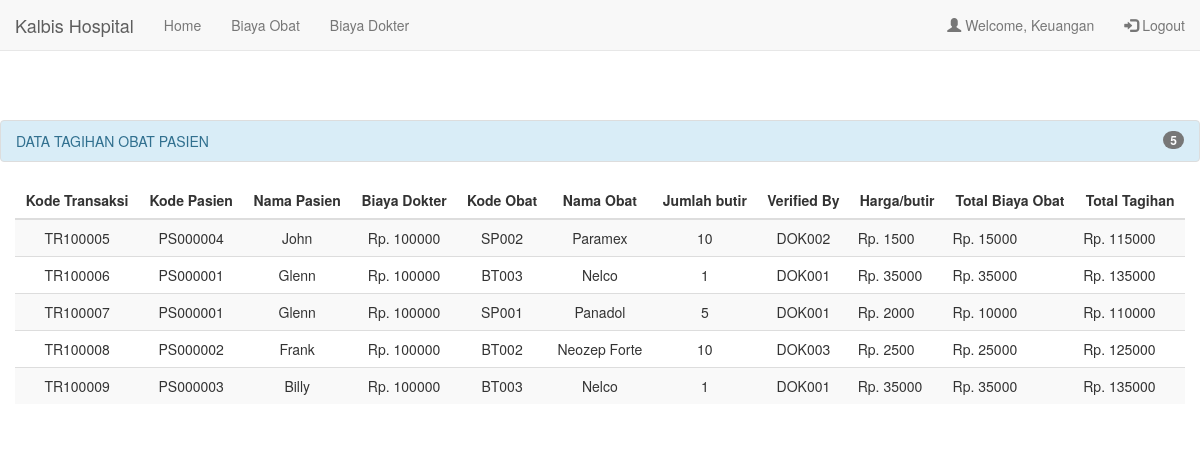
The page /keuangan/keuangan_index.php (signed in) on the database its author committed.
### tables this page shows
CREATE TABLE `biaya_obat` (
  `kd_transaksi` int(11) NOT NULL,
  `kd_pasien` int(11) NOT NULL,
  `kd_obat` char(5) NOT NULL,
  `jumlah` int(11) NOT NULL,
  `status_bayar` varchar(15) NOT NULL
);

CREATE TABLE `pasien` (
  `kd_pasien` int(11) NOT NULL,
  `no_ktp` char(16) NOT NULL,
  `nama_pasien` varchar(25) NOT NULL,
  `tgl_lhr` date NOT NULL,
  `alamat_p` varchar(50) NOT NULL,
  `riwayat_p` varchar(30) NOT NULL,
  `status` varchar(10) NOT NULL
);

CREATE TABLE `biaya_dok` (
  `kd_transaksi` int(11) NOT NULL,
  `kd_pasien` int(11) NOT NULL,
  `biaya_dok` int(11) NOT NULL,
  `status_bayar` varchar(15) NOT NULL
);

CREATE TABLE `obat_farmasi` (
  `kd_obat` char(5) NOT NULL,
  `nama_obat` varchar(15) NOT NULL,
  `indikasi` varchar(30) NOT NULL,
  `dosis` varchar(10) NOT NULL,
  `bentuk` varchar(15) NOT NULL,
  `stok` int(11) NOT NULL,
  `satuan` enum('butir','botol') NOT NULL
);

CREATE TABLE `diagnosa` (
  `kd_periksa` int(11) NOT NULL,
  `kd_pasien` int(11) NOT NULL,
  `diagnosa` varchar(30) NOT NULL,
  `kd_obat` char(5) NOT NULL,
  `jumlah` int(11) NOT NULL,
  `verifiedBy` varchar(10) NOT NULL
);

CREATE TABLE `obat_keu` (
  `kd_obat` char(5) NOT NULL,
  `harga_satuan` int(11) NOT NULL
);

### keuangan/keuangan_index.php (the view, shortened to what this page needs)
<?php
	$host = "localhost";
	$user = "root";
	$pass = "";
	$dbname = "kalbis_rs";
	$koneksi = mysqli_connect($host, $user, $pass, $dbname);
	$query = "SELECT a.kd_transaksi, a.status_bayar AS obat, a.kd_pasien, d.nama_pasien, c.biaya_dok, c.status_bayar AS dok, a.kd_obat, e.nama_obat,
			  a.jumlah, b.harga_satuan, a.jumlah*b.harga_satuan, a.jumlah * b.harga_satuan + c.biaya_dok, f.verifiedBy
			  FROM biaya_obat a, obat_keu b, biaya_dok c, pasien d, obat_farmasi e, diagnosa f
			  WHERE b.kd_obat = a.kd_obat AND c.kd_pasien = a.kd_pasien AND
			  a.kd_pasien = d.kd_pasien AND a.kd_obat = e.kd_obat AND a.kd_transaksi = f.kd_periksa AND
			  c.kd_transaksi = f.kd_periksa ORDER BY a.kd_transaksi";
	$sql2 = mysqli_query($koneksi, $query);
	if(@$_SESSION['pendaftaran'] || @$_SESSION['dokter'] || @$_SESSION['dok001'] || @$_SESSION['dok002'] || @$_SESSION['dok003'] ||
	@$_SESSION['admin'] || @$_SESSION['farmasi'] || @$_SESSION['keuangan']){
?>
<!DOCTYPE html>
<html>
<head>
	<link rel="stylesheet" href="http://maxcdn.bootstrapcdn.com/bootstrap/3.3.6/css/bootstrap.min.css">
</head>
<body>
	<nav class="navbar navbar-default navbar-fixed-top">
		<div class="container-fluid">
			<div class="navbar-header">
			<a class="navbar-brand" href="#">Kalbis Hospital</a>
		</div>
		<ul class="nav navbar-nav">
			<li><a href="keuangan_index.php">Home</a></li>
			<li><a href="keuangan_tagihan_obat.php">Biaya Obat</a></li>
			<li><a href="keuangan_tagihan_dokter.php">Biaya Dokter</a></li>
		</ul>
		<ul class="nav navbar-nav navbar-right">
			<li><a href="keuangan_profile.php"><span class="glyphicon glyphicon-user"></span> Welcome, Keuangan</a></li>
			<li><a href="../logout.php"><span class="glyphicon glyphicon-log-in"></span> Logout</a></li>
		</ul>
	  </div>
	</nav>
	<div id="tabel">
		<ul class="list-group ">
			<li class="list-group-item list-group-item-info">
				<span class="badge">
					<?php
						$result = mysqli_query($koneksi, "SELECT COUNT(*) AS `count` FROM biaya_obat");
						$row = mysqli_fetch_assoc($result);
						$count = $row['count'];
						echo $count;
					?>
				</span>DATA TAGIHAN OBAT PASIEN
			</li>
		</ul>
		<div class="container">
			<table class="table table-striped">
				<thead>
					<tr>
						<th>Kode Transaksi</th>
						<th>Kode Pasien</th>
						<th>Nama Pasien</th>
						<th>Biaya Dokter</th>
						<th>Kode Obat</th>
						<th>Nama Obat</th>
						<th>Jumlah butir</th>
						<th>Verified By</th>
						<th>Harga/butir</th>
						<th>Total Biaya Obat</th>
						<th>Total Tagihan</th>
					</tr>
				</thead>
				<tbody>
					<?php
						while($row = mysqli_fetch_assoc($sql2)){
							$total = $row['jumlah'] * $row['harga_satuan'];
							$tot_tagihan = $total + $row['biaya_dok'];
							echo "<tr>";
							echo "<td class='td'>" . "TR" . $row['kd_transaksi'] . "</td>";
							echo "<td class='td'>PS00000" . $row['kd_pasien'] . "</td>";
							echo "<td class='td'>" . $row['nama_pasien'] . "</td>";
							echo "<td class='td'>Rp. " . $row['biaya_dok'] . "</td>";
							echo "<td class='td'>" . $row['kd_obat'] . "</td>";
							echo "<td class='td'>" . $row['nama_obat'] . "</td>";
							echo "<td class='td'>" . $row['jumlah'] . "</td>";
							echo "<td class='td'>" . $row['verifiedBy'] . "</td>";
							echo "<td style='text-align: left;'>Rp. " . $row['harga_satuan'] . "</td>";
							echo "<td style='text-align: left;'>Rp. " . $total . "</td>";
							echo "<td style='text-align: left;'>Rp. " . $tot_tagihan . "</td>";
							echo "</tr>";
						}
					?>
				</tbody>
			</table>
		</div>
	</div>
</body>
</html>
<?php
	} else {
		header("Location: ../login.php");
	}
?>

### keuangan/keuangan_index.php (style rules this page uses)
#tabel { margin: 120px auto; width: 1200px; }
table tr th { text-align: center; }
table tr .td { text-align: center; }
.container { width: 100%; }

### rows shown on the page
biaya_obat: kd_transaksi "100005", kd_pasien "4", kd_pasien.nama_pasien "John", biaya_dok.biaya_dok "100000", kd_obat "SP002", kd_obat.nama_obat "Paramex", jumlah "10", diagnosa.verifiedBy "DOK002", obat_keu.harga_satuan "1500", jumlah.harga_satuan "15000", jumlah.biaya_dok "115000"
biaya_obat: kd_transaksi "100006", kd_pasien "1", kd_pasien.nama_pasien "Glenn", biaya_dok.biaya_dok "100000", kd_obat "BT003", kd_obat.nama_obat "Nelco", jumlah "1", diagnosa.verifiedBy "DOK001", obat_keu.harga_satuan "35000", jumlah.biaya_dok "135000"
biaya_obat: kd_transaksi "100007", kd_pasien "1", kd_pasien.nama_pasien "Glenn", biaya_dok.biaya_dok "100000", kd_obat "SP001", kd_obat.nama_obat "Panadol", jumlah "5", diagnosa.verifiedBy "DOK001", obat_keu.harga_satuan "2000", jumlah.harga_satuan "10000", jumlah.biaya_dok "110000"
biaya_obat: kd_transaksi "100008", kd_pasien "2", kd_pasien.nama_pasien "Frank", biaya_dok.biaya_dok "100000", kd_obat "BT002", kd_obat.nama_obat "Neozep Forte", jumlah "10", diagnosa.verifiedBy "DOK003", obat_keu.harga_satuan "2500", jumlah.harga_satuan "25000", jumlah.biaya_dok "125000"
biaya_obat: kd_transaksi "100009", kd_pasien "3", kd_pasien.nama_pasien "Billy", biaya_dok.biaya_dok "100000", kd_obat "BT003", kd_obat.nama_obat "Nelco", jumlah "1", diagnosa.verifiedBy "DOK001", obat_keu.harga_satuan "35000", jumlah.biaya_dok "135000"

### other values the page prints
$count "5"
